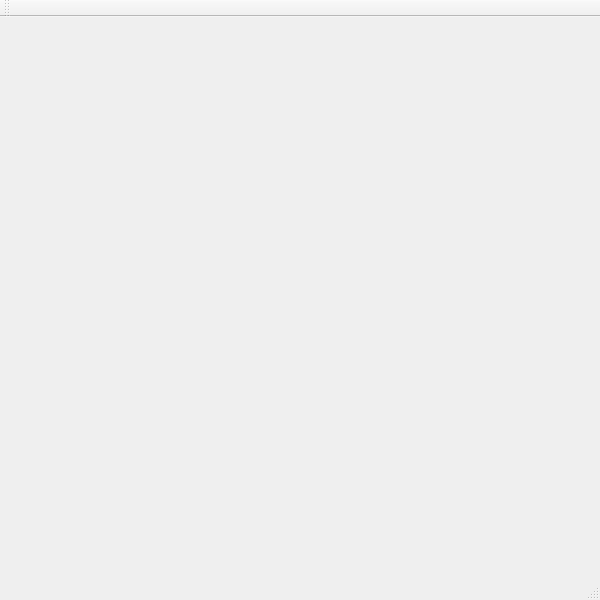
<?xml version="1.0" encoding="UTF-8"?>
<ui version="4.0">
 <class>MainWindow</class>
 <widget class="QMainWindow" name="MainWindow">
  <property name="geometry">
   <rect>
    <x>0</x>
    <y>0</y>
    <width>600</width>
    <height>600</height>
   </rect>
  </property>
  <property name="minimumSize">
   <size>
    <width>600</width>
    <height>600</height>
   </size>
  </property>
  <property name="maximumSize">
   <size>
    <width>600</width>
    <height>600</height>
   </size>
  </property>
  <property name="windowTitle">
   <string>Dimension</string>
  </property>
  <property name="windowIcon">
   <iconset resource="icons.qrc">
    <normaloff>:/icon.png</normaloff>:/icon.png</iconset>
  </property>
  <widget class="QWidget" name="centralWidget"/>
  <widget class="QToolBar" name="mainToolBar">
   <attribute name="toolBarArea">
    <enum>TopToolBarArea</enum>
   </attribute>
   <attribute name="toolBarBreak">
    <bool>false</bool>
   </attribute>
  </widget>
  <widget class="QStatusBar" name="statusBar"/>
  <action name="actionOpen">
   <property name="text">
    <string>&amp;Open</string>
   </property>
   <property name="shortcut">
    <string>Ctrl+O</string>
   </property>
  </action>
  <action name="actionAnimation">
   <property name="checkable">
    <bool>true</bool>
   </property>
   <property name="text">
    <string>Toggle &amp;animation</string>
   </property>
   <property name="shortcut">
    <string>Ctrl+A</string>
   </property>
  </action>
  <action name="actionToggle_wireframe">
   <property name="checkable">
    <bool>true</bool>
   </property>
   <property name="text">
    <string>Toggle &amp;wireframe</string>
   </property>
   <property name="toolTip">
    <string>Toggle wireframe</string>
   </property>
   <property name="shortcut">
    <string>Ctrl+W</string>
   </property>
  </action>
 </widget>
 <layoutdefault spacing="6" margin="11"/>
 <resources>
  <include location="icons.qrc"/>
 </resources>
 <connections/>
</ui>
